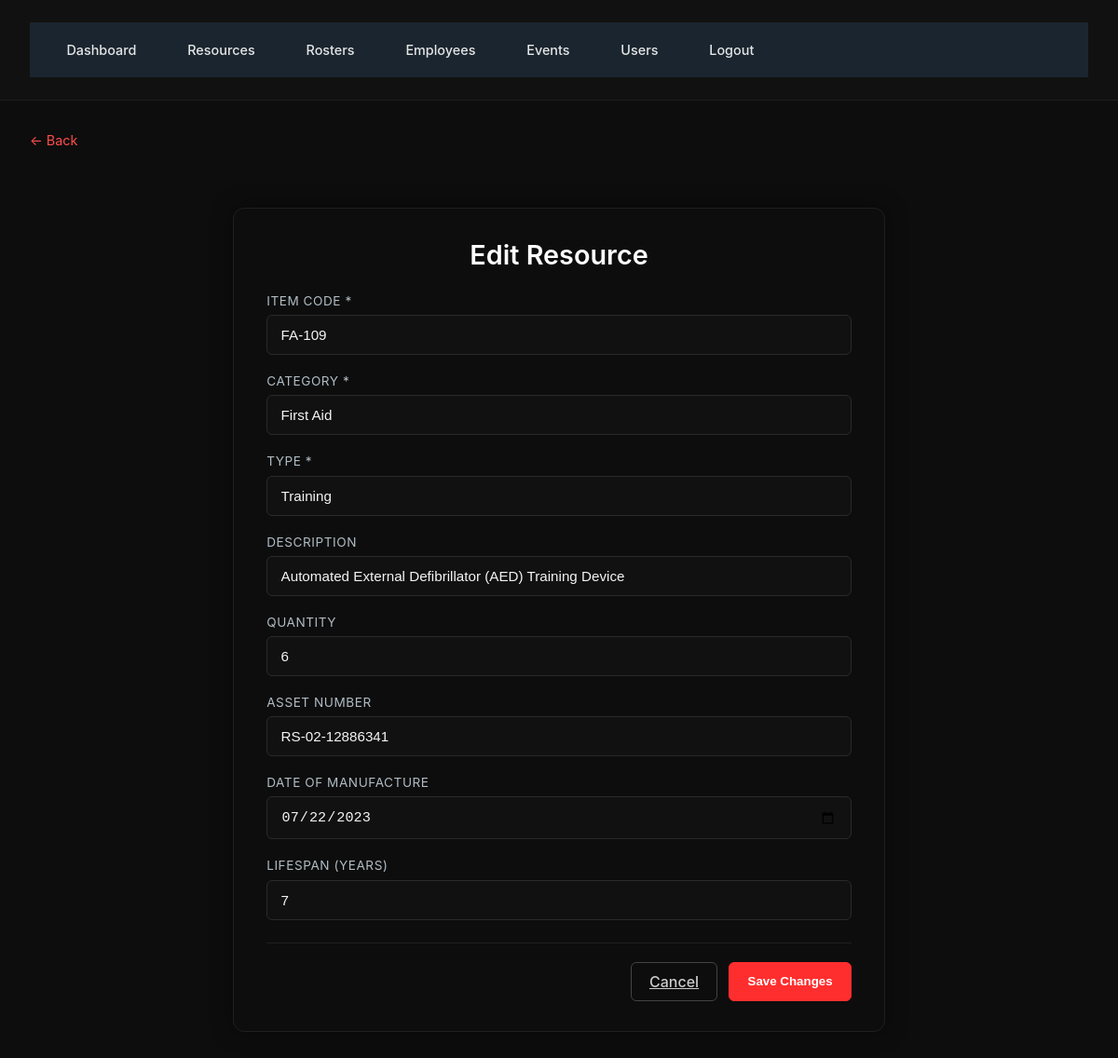
The page /resources/88/edit (signed in) on the database its author committed.
### Database.py (models this page shows)
class Resource(db.Model):
    id = db.Column(db.Integer, primary_key=True)
    item_code = db.Column(db.String(120), unique=True, nullable=False)
    category = db.Column(db.String(120), nullable=False)
    type = db.Column(db.String(120), nullable=False)
    description = db.Column(db.String(255))
    qty = db.Column(db.Integer, default=1)
    asset_number = db.Column(db.String(120))
    dom = db.Column(db.Date)  # Date of Manufacture
    lifespan_years = db.Column(db.Integer)

### app.py (the view, shortened to what this page needs)
    @app.route('/resources/<int:resource_id>/edit', methods=['GET', 'POST'])
    @login_required
    @admin_required
    def edit_resource(resource_id):
        resource = Resource.query.get_or_404(resource_id)
        if request.method == 'GET':
            return render_template('resource_edit.html', resource=resource)

### app.py (called while the page is built)
def admin_required(f):
    @wraps(f)
    def wrapper(*args, **kwargs):
        if not current_user.is_admin:
            abort(403)
        return f(*args, **kwargs)
    return wrapper

### Templates/resource_edit.html (shortened to what this page needs)
{% extends "base.html" %}
{% block content %}
<a href="{{ url_for('resource_detail', resource_id=resource.id) }}" class="back-link">← Back</a>
<div class="edit-resource-wrapper">
  <h2 class="page-title">Edit Resource</h2>
  <form method="post" action="{{ url_for('edit_resource', resource_id=resource.id) }}">
    <div class="form-group">
      <label class="form-label">Item Code *</label>
      <input type="text" name="item_code" value="{{ resource.item_code }}" required class="form-input">
    </div>
    <div class="form-group">
      <label class="form-label">Category *</label>
      <input type="text" name="category" value="{{ resource.category }}" required class="form-input">
    </div>
    <div class="form-group">
      <label class="form-label">Type *</label>
      <input type="text" name="type" value="{{ resource.type }}" required class="form-input">
    </div>
    <div class="form-group">
      <label class="form-label">Description</label>
      <input type="text" name="description" value="{{ resource.description }}" class="form-input">
    </div>
    <div class="form-group">
      <label class="form-label">Quantity</label>
      <input type="number" name="qty" value="{{ resource.qty }}" class="form-input">
    </div>
    <div class="form-group">
      <label class="form-label">Asset Number</label>
      <input type="text" name="asset_number" value="{{ resource.asset_number }}" class="form-input">
    </div>
    <div class="form-group">
      <label class="form-label">Date of Manufacture</label>
      <input type="date" name="dom" value="{{ resource.dom }}" class="form-input">
    </div>
    <div class="form-group">
      <label class="form-label">Lifespan (years)</label>
      <input type="number" name="lifespan_years" value="{{ resource.lifespan_years }}" class="form-input">
    </div>
    <div class="btn-row">
      <a href="{{ url_for('resource_detail', resource_id=resource.id) }}" class="btn-secondary">Cancel</a>
      <button type="submit" class="btn-primary">Save Changes</button>
    </div>
  </form>
</div>
{% endblock %}

### Static/Css/styles.css (style rules this page uses)
* { margin: 0; padding: 0; box-sizing: border-box; }
body { font-family: '72', 'SAP Sans', system-ui, sans-serif; background-color: #000000; color: #e0e0e0; }
.page-title { font-size: 1.5rem; font-weight: 500; color: #0dccff; }
.btn-primary { background: #000000; color: #ffffff; font-weight: 600; }
.btn-secondary { background: transparent; color: #ffffff; border: 1px solid #ff9f9f; }

### Templates/base.html (style rules this page uses)
body { background: #0d0d0d; color: #e6e6e6; font-family: "Inter", "Segoe UI", sans-serif; margin: 0; padding: 0; }

### Templates/resource_edit.html (style rules this page uses)
.edit-resource-wrapper { max-width: 700px; margin: 2.5rem auto; background: #0d0d0d; border: 1px solid #1f1f1f; padding: 2rem 2.2rem; border-radius: 12px; box-shadow: 0 0 25px rgba(0,0,0,0.4); }
.page-title { font-size: 1.8rem; font-weight: 600; color: #ffffff; margin-bottom: 1.5rem; text-align: center; }
.back-link { color: #ff4d4d; text-decoration: none; font-size: 0.9rem; display: inline-block; margin-bottom: 1.5rem; transition: 0.2s; }
.form-group { margin-bottom: 1.25rem; }
.form-label { display: block; color: #b0bcc4; font-size: 0.85rem; margin-bottom: 0.45rem; text-transform: uppercase; letter-spacing: 0.04em; }
.form-input { width: 100%; padding: 0.75rem 0.9rem; background: #111; border: 1px solid #2a2a2a; border-radius: 6px; color: #f5f5f5; font-size: 0.95rem; transition: 0.2s; }
.btn-row { display: flex; justify-content: flex-end; gap: 0.75rem; padding-top: 1.25rem; border-top: 1px solid #1f1f1f; margin-top: 1.5rem; }
.btn-primary { background: #ff2e2e; border: 1px solid #ff2e2e; padding: 0.65rem 1.2rem; border-radius: 6px; color: #fff; font-weight: 600; cursor: pointer; transition: 0.2s; }
.btn-secondary { background: transparent; border: 1px solid #444; padding: 0.65rem 1.2rem; border-radius: 6px; color: #ccc; font-weight: 500; cursor: pointer; transition: 0.2s; }

### rows shown on the page
Resource: item_code "FA-109", category "First Aid", type "Training", description "Automated External Defibrillator (AED) Training Device", qty "6", asset_number "RS-02-12886341", dom "07/22/2023", lifespan_years "7"
